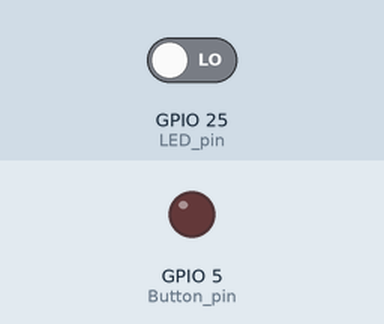
Bench run of a sketch on a simulated ESP32. Shown: output pins drawn as LEDs (lit = HIGH). Inputs (shaded band) come from the test bench; at power-on: GPIO 25 (LED_pin) LOW.

Above: at 1.2 s.
1.3 s: GPIO 25 (LED_pin) driven HIGH
At 1.9 s:
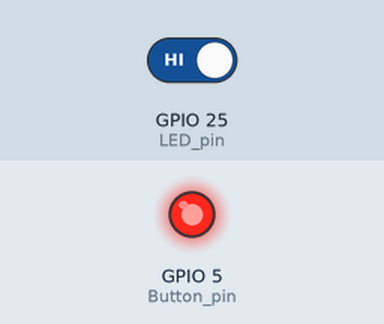
2.8 s: GPIO 25 (LED_pin) driven LOW
At 3.1 s:
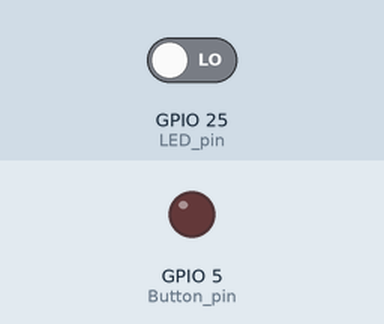
Timing chart, 0 to 5.8 s (numbered marks = the images above; inputs shaded):
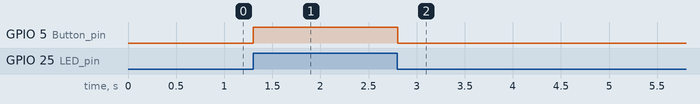

Measured:
- after the input at 1.3 s, GPIO 5 (Button_pin): LOW → HIGH at once
- after the input at 2.8 s, GPIO 5 (Button_pin): HIGH → LOW at once

The sketch:

sketch.ino
```cpp
int pod;

void setup() {
  pinMode(25, INPUT);  // LED pin
  pinMode(5, OUTPUT);    // Button pin, no pull-up
}

void loop() {
  pod = digitalRead(25); // Read button

  if (pod == HIGH) {    // Button pressed
    digitalWrite(5, HIGH);
  } else {
    digitalWrite(5, LOW);
  }

  delay(50);
}
```
